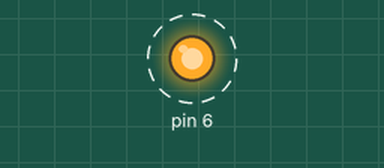
Simulated run of this sketch. Board: Arduino Uno, built with avr-gcc and run on an emulated ATmega328P. Shown: output pins drawn as LEDs (lit = HIGH). Dashed ring = blinking.

Above: at 0.5 s.
Timing chart, 0 to 4.6 s (numbered marks = the images above):
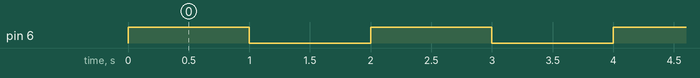

The sketch:

lecture-13.ino
```cpp
////////////// Lec 13 - output
int main(void)
  {
  DDRD = 0b01000000; //bit 6 in port D is an output, the rest are inputs
  //light up the LED
  PORTD = 0b01000000; //setting bit 6 in port D to 1
  //PORTD = 0x40;
  _delay_ms(1000);
  while (1)
  {
    //turn off the LED
    PORTD = 0b00000000; //setting all bits in port D to 0
    _delay_ms(1000);
    //light up the LED
    PORTD = 0b01000000; //setting bit 6 in port D to 1
    _delay_ms(1000);
  }
}
```

Measured:
- by itself, pin 6: alternates HIGH for 1.0 s and LOW for 1.0 s
